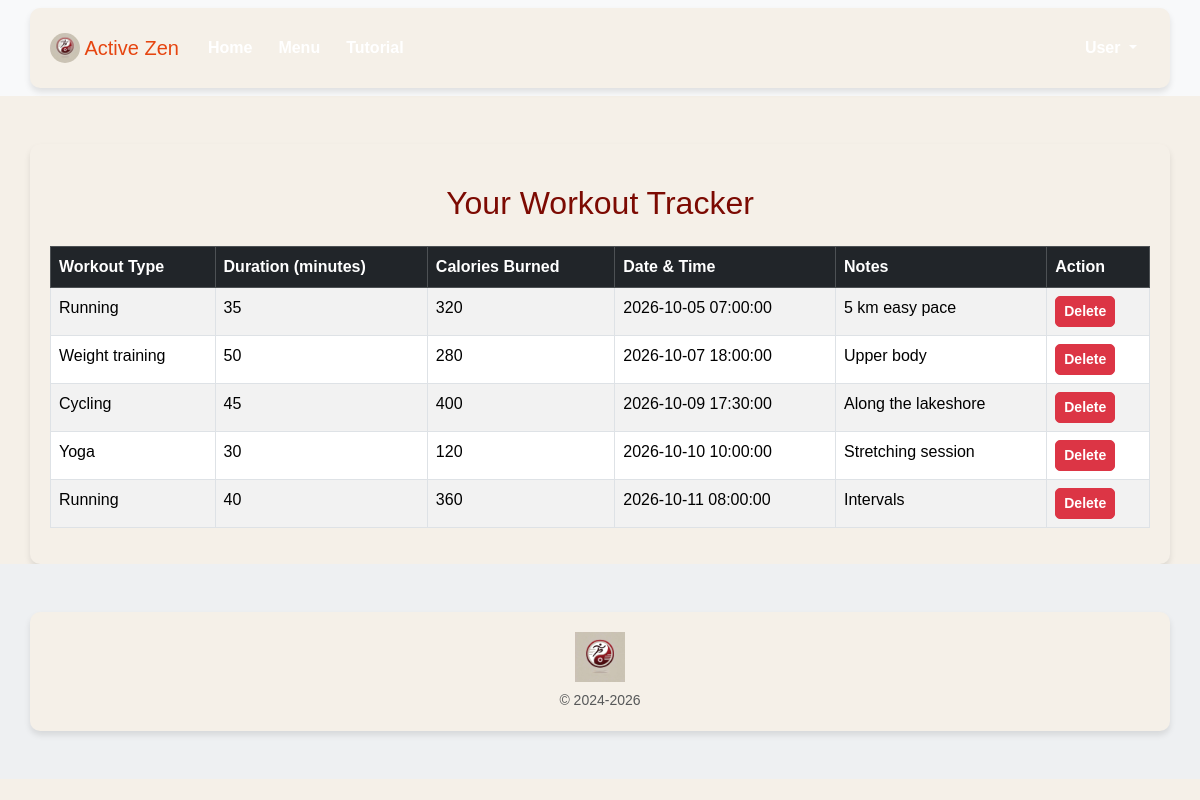
/Activezen-main/all_workouts.php (signed in), run on the app's committed database.
### tables this page shows
CREATE TABLE `workout_tracker` (
  `Workout_id`      INT AUTO_INCREMENT PRIMARY KEY,
  `User_id`         INT NOT NULL,
  `Workout_type`    VARCHAR(100) NOT NULL,
  `Duration`        INT NOT NULL,                
  `Calories_burned` INT NOT NULL,
  `Date_time`       DATETIME NOT NULL,
  `Notes`           TEXT NULL,
  CONSTRAINT `fk_workout_user` FOREIGN KEY (`User_id`) REFERENCES `user`(`User_id`) ON DELETE CASCADE
);

### Activezen-main/all_workouts.php (the view, shortened to what this page needs)
<?php
include "layout/header.php";
$user_id = $_SESSION["User_id"];
$conn = getDatabaseConnection();
$query = "SELECT Workout_id, Workout_type, Duration, Calories_burned, Date_time, Notes
          FROM workout_tracker WHERE User_id = ?";
$stmt = $conn->prepare($query);
$stmt->bind_param("i", $user_id);
$stmt->execute();
$result = $stmt->get_result();
$workouts = $result->fetch_all(MYSQLI_ASSOC);
?>
<div class="container mt-5">
    <h2 class="text-center" style="color: #7C0A02;">Your Workout Tracker</h2>
    <?php if (count($workouts) > 0): ?>
        <div class="table-responsive mt-4">
            <table class="table table-bordered table-striped">
                <thead class="table-dark">
                    <tr>
                        <th>Workout Type</th>
                        <th>Duration (minutes)</th>
                        <th>Calories Burned</th>
                        <th>Date & Time</th>
                        <th>Notes</th>
                        <th>Action</th>
                    </tr>
                </thead>
                <tbody>
                    <?php foreach ($workouts as $workout): ?>
                        <tr>
                            <td><?php echo htmlspecialchars($workout["Workout_type"]); ?></td>
                            <td><?php echo htmlspecialchars($workout["Duration"]); ?></td>
                            <td><?php echo htmlspecialchars($workout["Calories_burned"]); ?></td>
                            <td><?php echo htmlspecialchars($workout["Date_time"]); ?></td>
                            <td><?php echo htmlspecialchars((string) $workout["Notes"]); ?></td>
                            <td>
                                <form method="POST" action="" onsubmit="return confirm('Are you sure you want to delete this workout?');">
                                    <button type="submit" class="btn btn-danger btn-sm">Delete</button>
                                </form>
                            </td>
                        </tr>
                    <?php endforeach; ?>
                </tbody>
            </table>
        </div>
    <?php else: ?>
        <p class="text-center mt-4">No workouts found. <a href="workout_tracker.php" class="text-primary">Log a new workout</a>.</p>
    <?php endif; ?>
</div>
<?php
include "layout/footer.php";
?>

### Activezen-main/styles.css (style rules this page uses)
body { font-family: 'Arial', sans-serif; margin: 0; padding: 0; background-color: #f5f0e8; color: #4a1e21; }
h1, h2, h3 { color: #4a1e21; text-align: center; }
.btn { font-weight: bold; border-radius: 5px; }
.container { padding: 20px; background-color: #f5f0e8; border-radius: 10px; box-shadow: 0px 4px 6px rgba(0, 0, 0, 0.1); }
h1, h2, h3 { margin-top: 20px; }

### data on the page
workout_tracker: Workout_type "Running", Duration "35", Calories_burned "320", Date_time "2026-10-05 07:00:00", Notes "5 km easy pace"
workout_tracker: Workout_type "Weight training", Duration "50", Calories_burned "280", Date_time "2026-10-07 18:00:00", Notes "Upper body"
workout_tracker: Workout_type "Cycling", Duration "45", Calories_burned "400", Date_time "2026-10-09 17:30:00", Notes "Along the lakeshore"
workout_tracker: Workout_type "Yoga", Duration "30", Calories_burned "120", Date_time "2026-10-10 10:00:00", Notes "Stretching session"
workout_tracker: Workout_type "Running", Duration "40", Calories_burned "360", Date_time "2026-10-11 08:00:00", Notes "Intervals"
